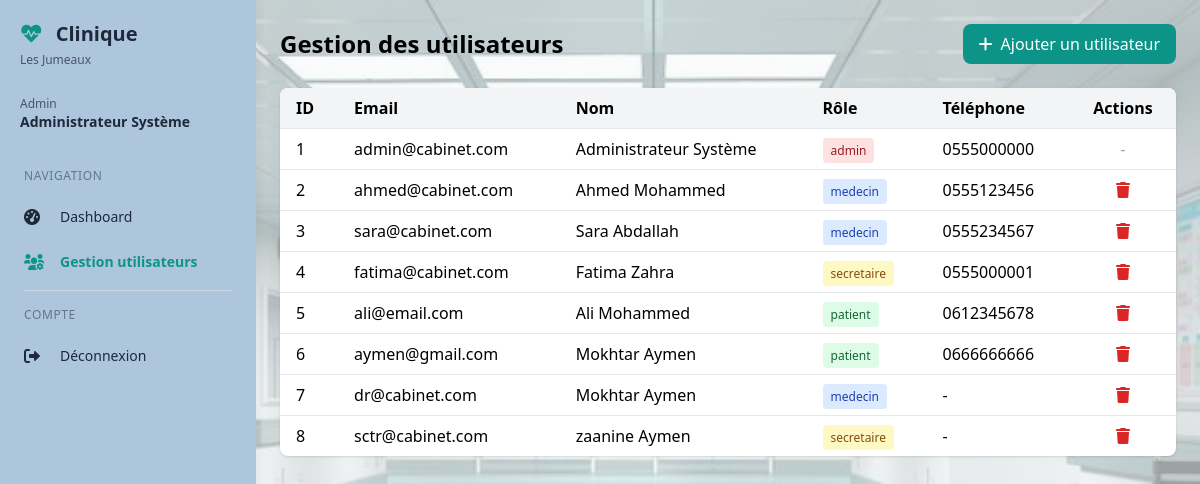
Page /admin/gestion/utilisateurs (signed in) on the earlier database version.
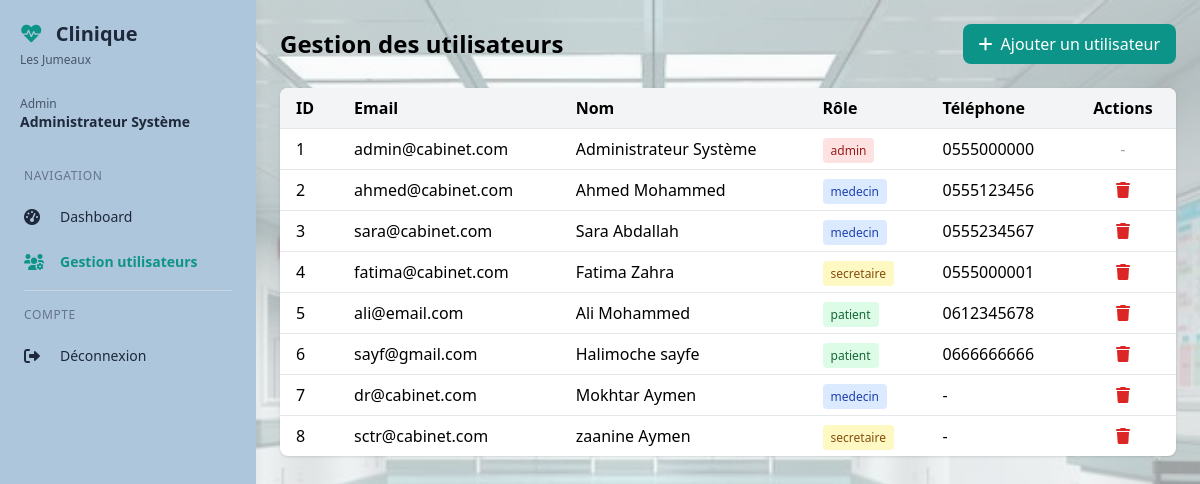
Same page on the later database version.
### models/database.py (models this page shows, shortened)
class Utilisateur(UserMixin, db.Model):
    __tablename__ = 'utilisateurs'
    id = db.Column(db.Integer, primary_key=True)
    email = db.Column(db.String(120), unique=True, nullable=False)
    password = db.Column(db.String(200), nullable=False)
    role = db.Column(db.String(20), default='patient')
    nom = db.Column(db.String(100))
    prenom = db.Column(db.String(100))
    telephone = db.Column(db.String(20))
    medecin_id = db.Column(db.Integer, db.ForeignKey('medecins.id'))
    specialite = db.Column(db.String(100))
    adresse = db.Column(db.Text)
    created_at = db.Column(db.DateTime, default=datetime.utcnow)
    medecin = db.relationship('Medecin', backref='utilisateur', foreign_keys=[medecin_id])

### models/admin.py (the view)
@admin_bp.route('/gestion/utilisateurs')
@admin_required
def gestion_utilisateurs():
    users = Utilisateur.query.all()
    medecins = Medecin.query.all()
    return render_template('admin/gestion_utilisateurs.html',
                         utilisateurs=users,
                         medecins=medecins)

### models/admin.py (called while the page is built)
def admin_required(f):
    @wraps(f)
    def decorated_function(*args, **kwargs):
        if 'user_id' not in session:
            return redirect(url_for('auth.login'))
        if session.get('role') != 'admin':
            return render_template('error.html', message="Accès non autorisé"), 403
        return f(*args, **kwargs)
    return decorated_function

### templates/admin/gestion_utilisateurs.html (shortened to what this page needs)
{% extends "base_dashboard.html" %}
{% block content %}
<div>
    <div class="flex justify-between items-center mb-6">
        <h1 class="text-2xl font-bold">Gestion des utilisateurs</h1>
        <button onclick="openAddUserModal()" class="bg-primary text-white px-4 py-2 rounded-lg hover:bg-blue-600">
            <i class="fas fa-plus mr-2"></i>Ajouter un utilisateur
        </button>
    </div>
    <div class="bg-white rounded-lg shadow overflow-hidden">
        <div class="overflow-x-auto">
            <table class="w-full">
                <thead class="bg-gray-100">
                    <tr>
                        <th class="px-4 py-2 text-left">ID</th>
                        <th class="px-4 py-2 text-left">Email</th>
                        <th class="px-4 py-2 text-left">Nom</th>
                        <th class="px-4 py-2 text-left">Rôle</th>
                        <th class="px-4 py-2 text-left">Téléphone</th>
                        <th class="px-4 py-2 text-center">Actions</th>
                    </tr>
                </thead>
                <tbody>
                    {% for user in utilisateurs %}
                    <tr class="border-t">
                        <td class="px-4 py-2">{{ user.id }}</td>
                        <td class="px-4 py-2">{{ user.email }}</td>
                        <td class="px-4 py-2">{{ user.nom }} {{ user.prenom }}</td>
                        <td class="px-4 py-2">
                            <span class="px-2 py-1 rounded text-xs
                                {% if user.role == 'admin' %}bg-red-100 text-red-800
                                {% elif user.role == 'medecin' %}bg-blue-100 text-blue-800
                                {% elif user.role == 'secretaire' %}bg-yellow-100 text-yellow-800
                                {% else %}bg-green-100 text-green-800{% endif %}">
                                {{ user.role }}
                            </span>
                        </td>
                        <td class="px-4 py-2">{{ user.telephone or '-' }}</td>
                        <td class="px-4 py-2 text-center">
                            {% if user.role != 'admin' %}
                            <button onclick="deleteUser({{ user.id }})" class="text-red-600 hover:text-red-800" title="Supprimer">
                                <i class="fas fa-trash"></i>
                            </button>
                            {% else %}
                            <span class="text-gray-400">-</span>
                            {% endif %}
                        </td>
                    </tr>
                    {% endfor %}
                </tbody>
            </table>
        </div>
    </div>
</div>
{% endblock %}

### templates/base_dashboard.html (shortened to what this page needs)
<!DOCTYPE html>
<html lang="fr">
<head>
    <script src="https://cdn.tailwindcss.com"></script>
    <link href="https://cdnjs.cloudflare.com/ajax/libs/font-awesome/6.0.0/css/all.min.css" rel="stylesheet">
    <link rel="stylesheet" href="{{ url_for('static', filename='style.css') }}">
</head>
<body class="bg-gray-50 font-sans antialiased">
<div class="flex min-h-screen">
    <aside class="sidebar fixed md:relative z-40 w-64 flex-shrink-0 h-full md:h-auto overflow-y-auto">
        <div class="p-5">
            <div class="flex items-center justify-between sidebar-header">
                <div>
                    <h2 class="text-xl font-bold">
                        <i class="fas fa-heartbeat text-primary mr-2"></i>
                        Clinique
                    </h2>
                    <p class="text-xs mt-1">Les Jumeaux</p>
                </div>
            </div>
            <div class="sidebar-user mt-4 pt-3">
                <p class="text-sm">
                    <span class="block text-xs role">{{ session.role|capitalize }}</span>
                    <span class="font-semibold name">{{ session.nom }} {{ session.prenom }}</span>
                </p>
            </div>
        </div>
        <nav class="px-3 pb-4">
            <div class="sidebar-section text-xs uppercase tracking-wider px-3 py-2 mt-2">Navigation</div>
            {% if session.role == 'admin' %}
            <a href="{{ url_for('admin.dashboard') }}" class="sidebar-link {% if request.endpoint == 'admin.dashboard' %}active{% endif %}">
                <i class="fas fa-tachometer-alt w-5"></i><span>Dashboard</span>
            </a>
            <a href="{{ url_for('admin.gestion_utilisateurs') }}" class="sidebar-link {% if request.endpoint == 'admin.gestion_utilisateurs' %}active{% endif %}">
                <i class="fas fa-users-cog w-5"></i><span>Gestion utilisateurs</span>
            </a>
            {% endif %}
            <div class="sidebar-border"></div>
            <div class="sidebar-section text-xs uppercase tracking-wider px-3 py-2">Compte</div>
            <a href="{{ url_for('auth.logout') }}" class="sidebar-link logout">
                <i class="fas fa-sign-out-alt w-5"></i><span>Déconnexion</span>
            </a>
        </nav>
    </aside>
    <div class="flex-1 flex flex-col">
        <main class="flex-1 p-4 md:p-6">
            {% block content %}{% endblock %}
        </main>
    </div>
</div>
</body>
</html>

### static/style.css (style rules this page uses)
body { background-image: url('/static/images/hopital-corridor.jpg'); background-size: cover; background-position: center; background-attachment: fixed; }
.sidebar { transition: transform 0.3s ease-in-out; background: #aec6db; box-shadow: 2px 0 10px rgba(0, 0, 0, 0.05); }
@media (min-width: 768px) { .sidebar { transform: translateX(0) !important; } }
.sidebar-header h2 { color: #1e293b; }
.sidebar-header p { color: #475569; }
.sidebar-user { border-top-color: #cbd5e1; }
.sidebar-user .role { color: #475569; }
.sidebar-user .name { color: #1e293b; font-weight: 600; }
.sidebar-section { color: #64748b; font-weight: 500; }
.sidebar-link { display: flex; align-items: center; gap: 12px; padding: 10px 12px; margin: 4px 0; border-radius: 8px; color: #1e293b; text-decoration: none; transition: all 0.2s ease; font-size: 0.875rem; font-weight: 500; }
.sidebar-link i { width: 24px; font-size: 1rem; color: #1e293b; transition: color 0.2s ease; }
.sidebar-link.active { color: #0D9488; font-weight: 600; }
.sidebar-link.active i { color: #0D9488; }
.sidebar-link.logout { color: #1e293b; }
.sidebar-link.logout i { color: #1e293b; }
.sidebar-border { border-top: 1px solid #cbd5e1; margin: 8px 12px; }

Differences in the rows shown:
changed Utilisateur id 6: email "aymen@gmail.com" → "sayf@gmail.com"; nom "Mokhtar" → "Halimoche"; prenom "Aymen" → "sayfe"
